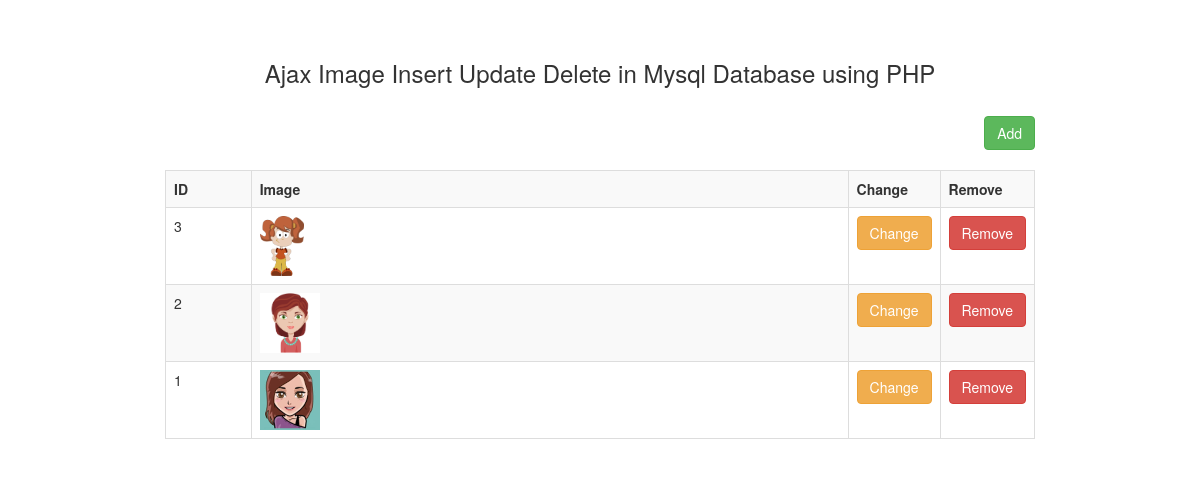
Page /code5/index.php on the committed database.
### tables this page shows
CREATE TABLE `images` (
  `id` int(11) NOT NULL,
  `image` varchar(255) NOT NULL
);

### code5/index.php (the view, shortened to what this page needs)
<?php
	include '../connect.php';
	$fetchStmt = $con-> prepare("SELECT * FROM images ORDER BY id DESC");
	$fetchStmt-> execute();
	$Count = $fetchStmt-> rowCount();
	if($Count > 0) {
		$fetchData = $fetchStmt-> fetchAll();
	}
?>
<!DOCTYPE html>
<html>
 <head>
  <link rel="stylesheet" href="https://maxcdn.bootstrapcdn.com/bootstrap/3.3.6/css/bootstrap.min.css" />
 </head>
 <body>
  <br /><br />
  <div class="container" style="width:900px;">
   <h3 align="center">Ajax Image Insert Update Delete in Mysql Database using PHP</h3>
   <br />
   <div align="right">
    <button type="button" name="add" id="add" class="btn btn-success">Add</button>
   </div>
   <br />
   <div id="image_data">
   	<table class="table table-bordered table-striped">
		<tr>
			<th width="10%">ID</th>
			<th width="70%">Image</th>
			<th width="10%">Change</th>
			<th width="10%">Remove</th>
		</tr>
		<?php
			foreach($fetchData as $data) {
						echo '<tr>';
							echo '<td>' . $data['id'] . '</td>';
							echo '<td>';
								echo '<img src="../img/'. $data['image'] . '" height="60" widtd="75" class="img-tdumbnail" />';
							echo '</td>';
							echo '<td><button type="button" name="update" class="btn btn-warning bt-xs update" id="'. $data['id'] .'">Change</button></td>';
							echo '<td><button type="button" name="update" class="btn btn-danger bt-xs delete" id="'. $data['id'] .'">Remove</button></td>';
						echo '</tr>';
			}
		?>
	</table>
   </div>
  </div>
 </body>
</html>

### rows in the picture
images: id "3", image (picture)
images: id "2", image (picture)
images: id "1", image (picture)
